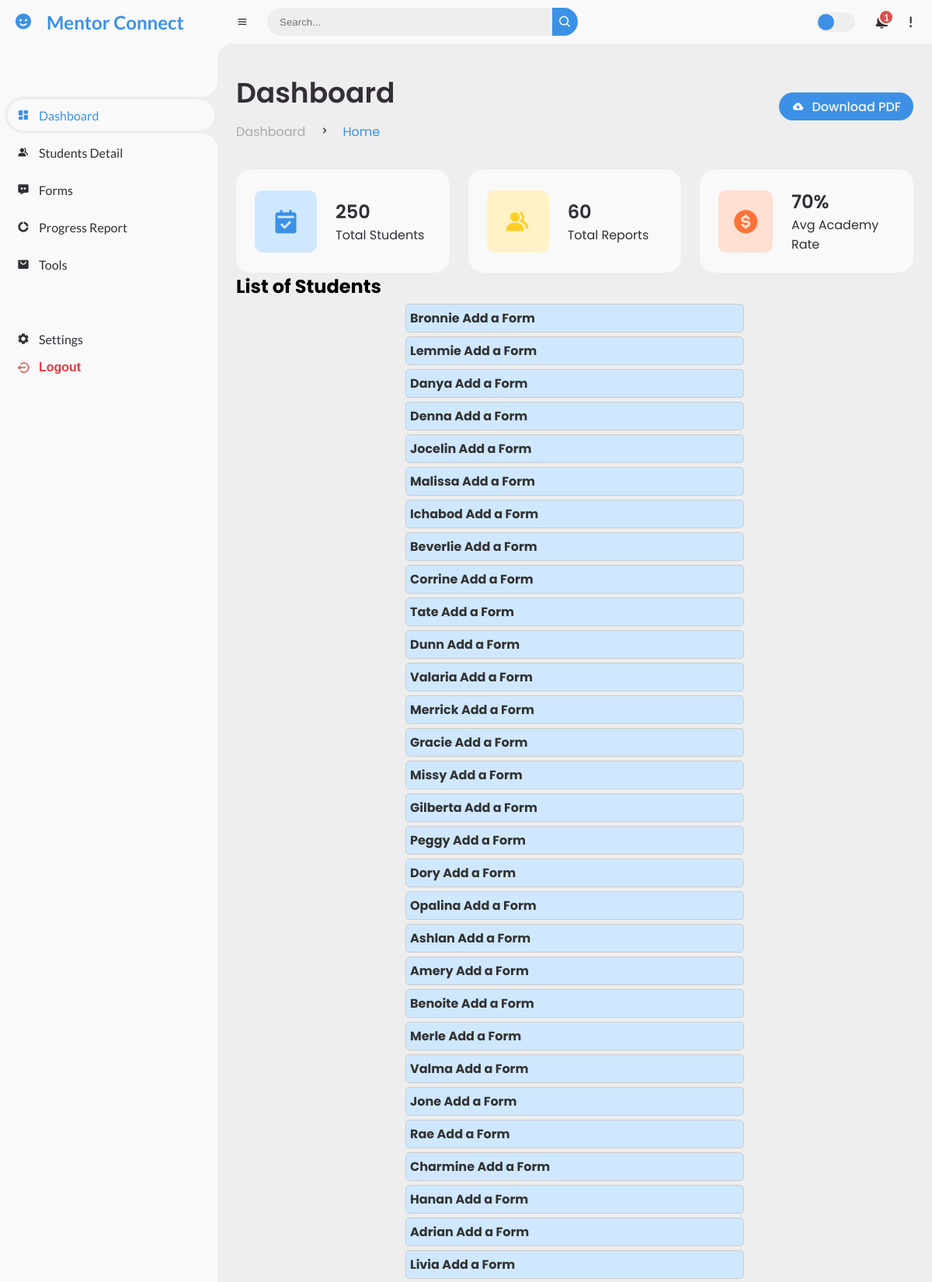
/dashboard/ (upper part), run on the app's committed database.
### mentor/models.py (models this page shows, shortened)
class Student(models.Model):
    name = models.CharField(max_length=100)
    gender = models.CharField(max_length=10)
    age = models.IntegerField()
    section = models.CharField(max_length=1)
    science_marks = models.IntegerField()
    english_marks = models.IntegerField()
    history_marks = models.IntegerField()
    maths_marks = models.IntegerField()

### mentor/views.py (the view)
# urls.py: path('dashboard/', views.mentor_dashboard, name='mentor_dashboard'),
def mentor_dashboard(request):
    students = Student.objects.all()
    context = {
        'student_count': students.count(),
        'students': students,
        'student_names': [student.name for student in students]
    }
    return render(request, 'mentor_dashboard.html', context)

### templates/mentor_dashboard.html (shortened to what this page needs)
{% load static %}
<html lang="en">
<head>
    <link rel="stylesheet" href="{% static 'CSS/mentor_dashboard.css' %}">
    <link href='https://unpkg.com/boxicons@2.0.9/css/boxicons.min.css' rel='stylesheet'>
</head>
<body>
<section id="sidebar">
    <a href="#" class="brand">
        <i class='bx bxs-smile'></i>
        <span class="text">Mentor Connect</span>
    </a>
    <ul class="side-menu top">
        <li class="active">
            <a href="#">
                <i class='bx bxs-dashboard'></i>
                <span class="text">Dashboard</span>
            </a>
        </li>
        <li>
            <a href="#">
                <i class='bx bxs-group'></i>
                <span class="text">Students Detail</span>
            </a>
        </li>
        <li>
            <a href="#">
                <i class='bx bxs-message-dots'></i>
                <span class="text">Forms</span>
            </a>
        </li>
        <li>
            <a href="#">
                <i class='bx bxs-doughnut-chart'></i>
                <span class="text">Progress Report</span>
            </a>
        </li>
        <li>
            <a href="#">
                <i class='bx bxs-shopping-bag-alt'></i>
                <span class="text">Tools</span>
            </a>
        </li>
    </ul>
    <ul class="side-menu">
        <li>
            <a href="#">
                <i class='bx bxs-cog'></i>
                <span class="text">Settings</span>
            </a>
        </li>
        <li>
            <form method="post" action="{% url 'logout' %}" style="display: inline;">
                <button type="submit" class="logout" style="background: none; border: none; color: inherit; cursor: pointer;">
                    <i class='bx bx-log-out-circle'></i>
                    <span class="text">Logout</span>
                </button>
            </form>
        </li>
    </ul>
</section>
<section id="content">
    <nav>
        <i class='bx bx-menu'></i>
        <form action="#">
            <div class="form-input">
                <input type="search" placeholder="Search...">
                <button type="submit" class="search-btn"><i class='bx bx-search'></i></button>
            </div>
        </form>
        <label for="switch-mode" class="switch-mode"></label>
        <a href="#" class="notification">
            <span class="num">1</span>
        </a>
        <a href="#" class="profile">
            <h1>{{ user.username }}!</h1>
        </a>
    </nav>
    <main>
        <div class="head-title">
            <div class="left">
                <h1>Dashboard</h1>
                <ul class="breadcrumb">
                    <li>
                        <a href="#">Dashboard</a>
                    </li>
                    <li><i class='bx bx-chevron-right'></i></li>
                    <li>
                        <a class="active" href="#">Home</a>
                    </li>
                </ul>
            </div>
            <a href="#" class="btn-download">
                <i class='bx bxs-cloud-download'></i>
                <span class="text">Download PDF</span>
            </a>
        </div>
        <ul class="box-info">
            <li>
                <i class='bx bxs-calendar-check'></i>
                <span class="text">
                    <h3>{{ student_count }}</h3>
                    <p>Total Students</p>
                </span>
            </li>
            <li>
                <i class='bx bxs-group'></i>
                <span class="text">
                    <h3>60</h3>
                    <p>Total Reports</p>
                </span>
            </li>
            <li>
                <i class='bx bxs-dollar-circle'></i>
                <span class="text">
                    <h3>70%</h3>
                    <p>Avg Academy Rate</p>
                </span>
            </li>
        </ul>
        <h2>List of Students</h2>
<ul>
    {% for student in students %}
        <li class="student-item">
            <a href="javascript:void(0);">
                {{ student.name }}
            </a>
			<a href="{% url 'student_form' student.id %}" class="btn-add-form">Add a Form</a>
        </li>
    {% empty %}
        <li>No students available</li>
    {% endfor %}
</ul>
    </main>
</section>
</body>
</html>

### data on the page
Student: name "Bronnie"
Student: name "Lemmie"
Student: name "Danya"
Student: name "Denna"
Student: name "Jocelin"
Student: name "Malissa"
Student: name "Ichabod"
Student: name "Beverlie"
Student: name "Corrine"
Student: name "Tate"
Student: name "Dunn"
Student: name "Valaria"
Student: name "Merrick"
Student: name "Gracie"
Student: name "Missy"
Student: name "Gilberta"
Student: name "Peggy"
Student: name "Dory"
Student: name "Opalina"
Student: name "Ashlan"
Student: name "Amery"
Student: name "Benoite"
Student: name "Merle"
Student: name "Valma"
Student: name "Jone"
Student: name "Rae"
Student: name "Charmine"
Student: name "Hanan"
Student: name "Adrian"
Student: name "Livia"

### other printed values
{{ student_count }} "250"
